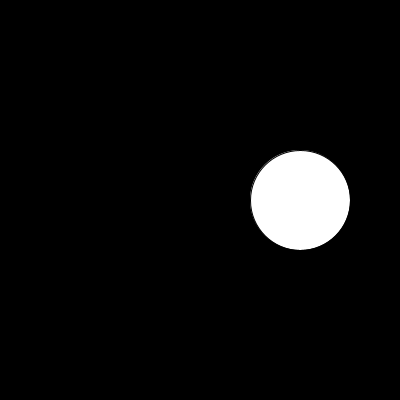
Frame 1 (no input)
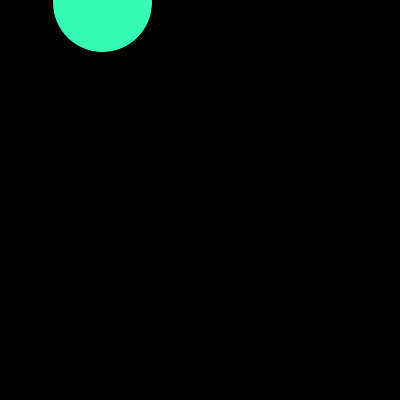
Frame 60 (the mouse pressed at the canvas centre just before this capture)
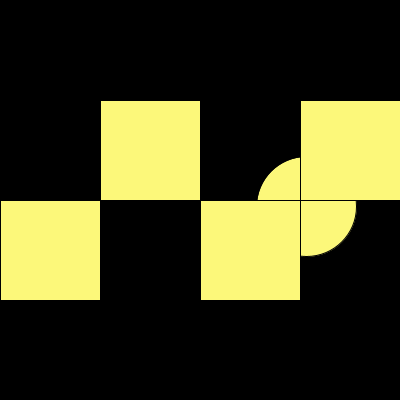
Frame 120 (the mouse held since frame 60 and released just before this capture)

The Processing sketch that drew these frames (run headless with seeded random() and noise(); from frame 60 on, the mouse is pressed at the canvas centre):

// Processing sketch: processing_90058
// ── processing_90058.pde

float x = 300;
float y = 200;
float speed = random(1,10);
boolean color_change;

void setup()
{
  size(400,400);
}

void draw()
{
  background(0);
  ellipse(x,y,100,100);
  
  if ( x>= width && y <= height )
  {
    color_change = true;
    fill (54,252, 181);
    speed = speed * - 1;
  }
  else if (x < 0 && y < 0)
  {
    color_change = false;
    fill (252, 248, 122);
    speed = speed * - 1;
  }
  else
  { 
    color_change = false;
  }
  if ( x>= width && y <= height && keyPressed)
  {
    color_change = true;
    fill (252, 199, 228);
  }
  else if (x < 0 && y < 0 && keyPressed)
  {
    color_change = false;
    fill (199, 219, 252);
  }
  if (mousePressed)
  {
    rect(100,100,100,100);
    rect(200,200,100,100);
    rect(300,100,100,100);
    rect(0,200,100,100);
  }
   
    x = x + speed;
      y = y + speed;
}     
